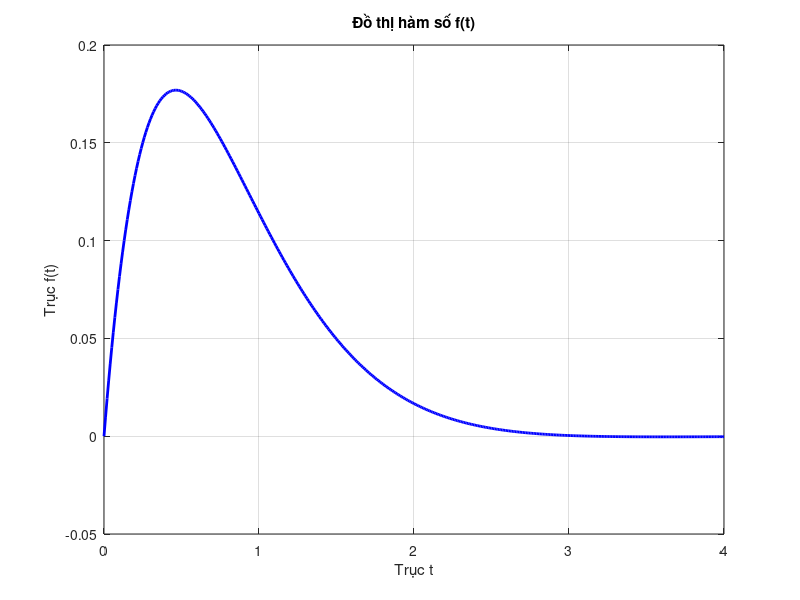

Recreate this plot in MATLAB.
% x = [1 5 5 1 1];
% y = [1 1 5 5 1];
% plot(x,y);
% axis([0 6 0 6]);
% axis equal

% Tạo mảng t (mình bỏ dấu ngoặc vuông [] đi vì trong trường hợp này không cần thiết, giúp code gọn hơn)
t = 0:0.01:4;

fx = exp(-2*t) .* sin(t);

% (Tùy chọn) Vẽ đồ thị để kiểm tra kết quả
figure;
plot(t, fx, 'b-', 'LineWidth', 2);
title('Đồ thị hàm số f(t)');
xlabel('Trục t');
ylabel('Trục f(t)');
grid on; % Bật lưới tọa độ cho dễ nhìn
